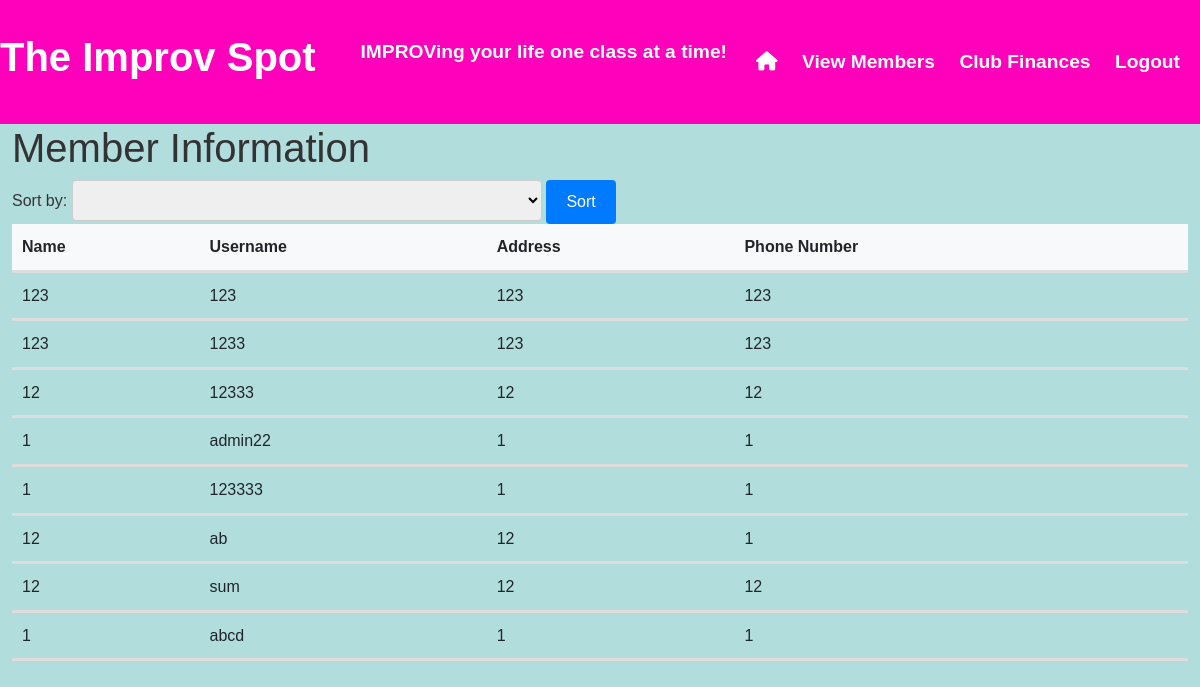
Before: /test (signed in) with the older database file.
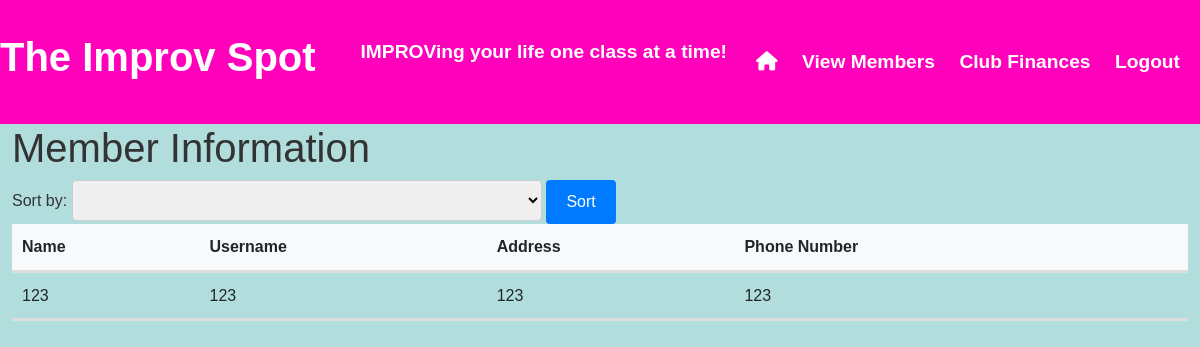
After: the same page with the newer database file.
### app.py (models this page shows, shortened)
class User(db.Model):
    id = db.Column(db.Integer, primary_key=True, autoincrement=True)
    username = db.Column(db.String(30), unique=True, nullable=False)
    hash = db.Column(db.String, nullable=False)
    name = db.Column(db.String(50), nullable=False)
    phone_number = db.Column(db.String)
    address = db.Column(db.String)
    total_payments = db.Column(db.Integer)
    current_payment = db.Column(db.Integer) # how much the user currently pays for a class
    weekly_status = db.Column(db.JSON)  # Storing a dictionary as JSON

### app.py (the view, shortened to what this page needs)
@app.route('/test', methods=['GET', 'POST'])
@admin_required
def pickSortFunction():
    return test3()

### app.py (called while the page is built)
def test3():
    users = db.session.query(User).all()
    usersAsList = []
    for user in users:
        usersAsList.append([user.name, user.username, user.phone_number, user.address])
    return render_template('test.html', users=usersAsList, sortCriteria="")

### helpers.py (called while the page is built)
def admin_required(f):
    @wraps(f)
    def decorated_function(*args, **kwargs):
        if session.get('admin_id') is None:
            return redirect('/adminlogin')
        return f(*args, **kwargs)
    return decorated_function

### templates/test.html (shortened to what this page needs)
{% extends "adminside.html" %}
{% block main %}
    <h1>Member Information</h1>
    <form method="POST">
        <label for="sort">Sort by:</label>
        <select class="form-control-2" id="sort" name="sort">
            <option value="ALL"> </option>
            <option value="ALL">ALL</option>
        </select>
        <button type="submit" class="btn btn-primary">Sort</button>
    </form>
    <table class="table">
        <tr>
            <th>Name</th>
            <th>Username</th>
            <th>Address</th>
            <th>Phone Number</th>
            <th>{{ sortCriteria }}</tr>
    {% for user in users %}
            <tr>
                <td>{{ user[0] }}</td>
                <td>{{ user[1] }}</td>
                <td>{{ user[2] }}</td>
                <td>{{ user[3] }}</td>
                <td>{{ user[4] }}</td>
            </tr>
    {% endfor %}
</table>
{% endblock %}

### templates/adminside.html (shortened to what this page needs)
<!DOCTYPE html>
<html>
<head>
    <link href="https://cdn.jsdelivr.net/npm/bootstrap@5.0.2/dist/css/bootstrap.min.css" rel="stylesheet">
    <link href="/static/styles.css" rel="stylesheet">
</head>
<body>
    <header class="navbar">
        <div class="navbar-brand">The Improv Spot</div>
        <div class="navbar-subtext">IMPROVing your life one class at a time!</div>
        <ul class="nav-links">
            <li><a href="/admin" class="active"><i class="fas fa-home"></i></a></li>
            <li><a href="/test">View Members</a></li>
            <li><a href="/finance">Club Finances</a></li>
            <li><a href="/logout">Logout</a></li>
        </ul>
    </header>
        <main class="container-fluid">
            {% block main %}{% endblock %}
        </main>
</body>
</html>

### static/styles.css (style rules this page uses)
body { font-family: 'Arial', sans-serif; line-height: 1.6; margin: 0; padding: 0; background-color: #b1dddd; color: #333; }
.navbar { background-color: #ff00bb; color: #fff; padding: 20px 0; text-align: center; }
.navbar-brand { font-size: 2.5rem; font-weight: bold; margin-bottom: 10px; }
.navbar-subtext { font-size: 1.2rem; font-weight: bold; margin-bottom: 20px; }
.nav-links { list-style: none; padding: 0; margin: 0; }
.nav-links li { display: inline; margin-right: 20px; }
.nav-links a { color: #fff; text-decoration: none; font-size: 1.2rem; font-weight: bold; }
.btn { display: inline-block; padding: 10px 20px; font-size: 1rem; border: none; border-radius: 4px; cursor: pointer; transition: background-color 0.3s ease; }
.btn-primary { background-color: #007bff; color: #fff; }
.form-control-2 { width: 40%; padding: 10px; font-size: 1rem; border: 1px solid #ccc; border-radius: 4px; transition: border-color 0.3s ease; }
.table { width: 100%; margin-bottom: 20px; border-collapse: collapse; }
.table th, .table td { padding: 10px; text-align: left; border-bottom: 3px solid #ddd; }
.table th { background-color: #f8f9fa; }

Changed rows visible on the page:
removed User: name "123", username "1233", phone_number "123", address "123"
removed User: name "12", username "12333", phone_number "12", address "12"
removed User: user "1", username "admin22", hash "1", name "1"
removed User: user "1", username "123333", hash "1", name "1"
removed User: name "12", username "ab", phone_number "12", address "1"
removed User: name "12", username "sum", phone_number "12", address "12"
removed User: user "1", username "abcd", hash "1", name "1"
